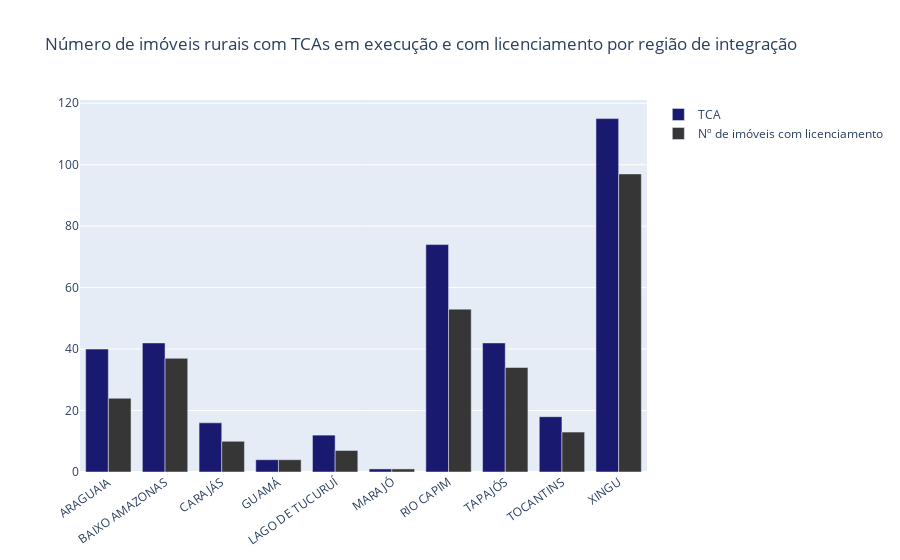

The notebook cell this image was saved under:
### Code cell
#Número de imóveis rurais com TCAs em execução e com licenciamento por região de integração
import pandas as pd
import plotly.graph_objects as go

data = pd.read_excel('tab_dinamica_TCA.xlsx')

regInt = data['Região de Integração']
nTCA = data['TCA']
nLic = data['n° de Imovéis com Licencimento']

fig = go.Figure()
fig.add_trace(go.Bar(
    x=regInt,
    y=nTCA,
    name='TCA',
    marker_color='#191970'
))
fig.add_trace(go.Bar(
    x=regInt,
    y=nLic,
    name='Nº de imóveis com licenciamento',
    marker_color='#363636'
))

# Here we modify the tickangle of the xaxis, resulting in rotated labels.
fig.update_layout(barmode='group', xaxis_tickangle=-35, 
                  title = "Número de imóveis rurais com TCAs em execução e com licenciamento por região de integração")
fig.show()

### Figure 1 — Plotly figure (JSON) as saved in the notebook; plotly's stock layout.template omitted (floating-point values rounded to 4 significant figures)
{"data": [{"marker": {"color": "#191970"}, "name": "TCA", "type": "bar", "x": ["ARAGUAIA", "BAIXO AMAZONAS", "CARAJÁS", "GUAMÁ", "LAGO DE TUCURUÍ", "MARAJÓ", "RIO CAPIM", "TAPAJÓS", "TOCANTINS", "XINGU"], "y": [40, 42, 16, 4, 12, 1, 74, 42, 18, 115]}, {"marker": {"color": "#363636"}, "name": "Nº de imóveis com licenciamento", "type": "bar", "x": ["ARAGUAIA", "BAIXO AMAZONAS", "CARAJÁS", "GUAMÁ", "LAGO DE TUCURUÍ", "MARAJÓ", "RIO CAPIM", "TAPAJÓS", "TOCANTINS", "XINGU"], "y": [24, 37, 10, 4, 7, 1, 53, 34, 13, 97]}], "layout": {"barmode": "group", "title": {"text": "Número de imóveis rurais com TCAs em execução e com licenciamento por região de integração"}, "xaxis": {"tickangle": -35}}}
